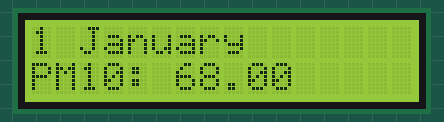
This sketch was run on a simulated ESP32. Shown: 16×2 character LCD. What the sketch prints to the serial monitor is not drawn.

Above: at 0.1 s.
At 4.3 s:
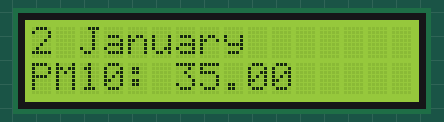
At 8.4 s:
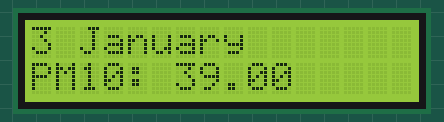
At 16.6 s:
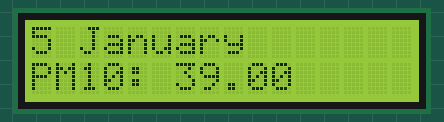
At 24.9 s:
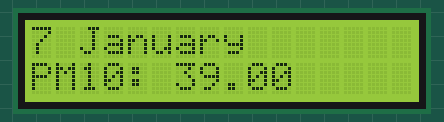
At 37.3 s:
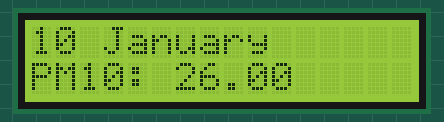

The sketch:

ESP32.ino
```cpp
#include <elapsedMillis.h>
#include <Adafruit_NeoPixel.h>

const int inputPin = 2; // Digital input pin on Receiver Arduino
const int resetPin = 3; // Digital input pin on Receiver Arduino

#define RXD2 16
#define TXD2 17

#define PIN        2 // On Trinket or Gemma, suggest changing this to 1
#define NUMPIXELS 118 // Popular NeoPixel ring size

#include <LiquidCrystal_I2C.h>
int lcdColumns = 16;
int lcdRows = 2;
LiquidCrystal_I2C lcd(0x27, lcdColumns, lcdRows);

Adafruit_NeoPixel strip(NUMPIXELS, PIN, NEO_GRB + NEO_KHZ800);

uint32_t colorArray[30] = {
  strip.Color(0, 255, 0),     // Green
  strip.Color(0, 255, 0),     // Green
  strip.Color(0, 150, 0),
  strip.Color(0, 50, 0),     // Green
  strip.Color(50, 50, 0),   // Yellow
  strip.Color(100, 100, 0),
  strip.Color(200, 200, 0),
  strip.Color(255, 200, 0),
  strip.Color(255, 165, 0),     // orange
  strip.Color(200, 0, 0), // red
  strip.Color(100, 0, 50) // violet
};

struct DayData {
  const char* date;
  float originalPM;
  float mappedPM;
};

DayData data[] = {
  {"1 January", 68.00, 5.00},
  {"2 January", 35.00, 3.00},
  {"3 January", 39.00, 3.00},
  {"4 January", 34.00, 3.00},
  {"5 January", 39.00, 3.00},
  {"6 January", 48.00, 4.00},
  {"7 January", 39.00, 3.00},
  {"8 January", 23.00, 2.00},
  {"9 January", 23.00, 2.00},
  {"10 January", 26.00, 2.00},
  {"11 January", 29.00, 2.00},
  {"12 January", 23.00, 2.00},
  {"13 January", 24.00, 2.00},
  {"14 January", 30.00, 2.00},
  {"15 January", 55.00, 4.00},
  {"16 January", 36.00, 3.00},
  {"17 January", 53.00, 4.00},
  {"18 January", 34.00, 3.00},
  {"19 January", 35.00, 3.00},
  {"20 January", 27.00, 2.00},
  {"21 January", 34.00, 3.00},
  {"22 January", 32.00, 2.00},
  {"23 January", 23.00, 2.00},
  {"24 January", 32.00, 2.00},
  {"25 January", 29.00, 2.00},
  {"26 January", 22.00, 2.00},
  {"27 January", 26.00, 2.00},
  {"28 January", 25.00, 2.00},
  {"29 January", 25.00, 2.00},
  {"30 January", 38.00, 3.00},
  {"31 January", 75.00, 6.00}
};

uint32_t currentColor = strip.Color(0, 0, 0);
String incoming;

void updateDisplay(const char* date, float pmValue, int colorStart, int colorEnd) {
  lcd.setCursor(0, 0);
  lcd.print(date);
  lcd.setCursor(0, 1);
  lcd.print("PM10: " + String(pmValue));
  fadeBetweenColors(colorStart, colorEnd, 1000);
  delay(3000);
  lcd.clear();
}

void setup() {
  Serial.begin(115200);
  Serial.println("Started the receiver (black board");
  Serial2.begin(9600, SERIAL_8N1, RXD2, TXD2);
  // initialize LCD
  lcd.init();
  // turn on LCD backlight
  lcd.backlight();
}

int counter = 0;

void loop() {

  counter += 1;

  if (counter == 31) {
    counter = 1;
  }

  int dataSize = sizeof(data) / sizeof(data[0]);

  if (counter >= 1 && counter <= sizeof(data) + 1) {
    Serial.print("next received: ");
    Serial.println(counter);

    int previousIndex = counter - 2; // Previous day index
    int currentIndex = counter - 1;  // Current day index

    // Check if the previous index is smaller than 0
    if (previousIndex < 0) {
      previousIndex = dataSize - 1; // Wrap around to the last index
    }

    int previousMappedIndex = round(data[previousIndex].mappedPM);
    int currentMappedIndex = round(data[currentIndex].mappedPM);

    updateDisplay(data[currentIndex].date, data[currentIndex].originalPM,
                  colorArray[previousMappedIndex], colorArray[currentMappedIndex]);
  }

//  if (Serial2.available() >= 1) {
//    //Serial.print(char(Serial2.read()));
//    incoming = Serial2.readStringUntil('\n');
//    Serial.println(incoming);
//
//    if (incoming == "reset") {
//      Serial.println("reset received");
//      lcd.setCursor(0, 0);
//      // print message
//      lcd.print("reset received");
//      delay(1000);
//      // clears the display to print new message
//      lcd.clear();
//    } else {
////      fadeBetweenColors(colorArray[incoming.toInt() - 1], colorArray[incoming.toInt()], 1000);
//      for (int i = 0; i < strip.numPixels(); i++) {
//        strip.setPixelColor(i, colorArray[incoming.toInt()]);
//      }
//      Serial.print("next received: ");
//      Serial.println(incoming.toInt());
//      lcd.setCursor(0, 0);
//      // print message
//      lcd.print(incoming.toInt());
//      delay(1000);
//      strip.show();
//      // clears the display to print new message
//      lcd.clear();
//    }
//  }


  delay(100); // Delay for 100 milliseconds between readings
}

void fadeBetweenColors(uint32_t colorFrom, uint32_t colorTo, uint32_t duration) {
  uint32_t startTime = millis();
  while (millis() - startTime <= duration) {
    float progress = (float)(millis() - startTime) / (float)duration; // Calculate fade progress (0.0 to 1.0)

    // Interpolate color components
    uint8_t r = ((uint8_t)((1.0 - progress) * ((colorFrom >> 16) & 0xFF) + progress * ((colorTo >> 16) & 0xFF)));
    uint8_t g = ((uint8_t)((1.0 - progress) * ((colorFrom >> 8) & 0xFF) + progress * ((colorTo >> 8) & 0xFF)));
    uint8_t b = ((uint8_t)((1.0 - progress) * (colorFrom & 0xFF) + progress * (colorTo & 0xFF)));

    // Set each pixel to the interpolated color
    for (int i = 0; i < strip.numPixels(); i++) {
      strip.setPixelColor(i, strip.Color(r, g, b));
    }

    strip.show(); // Update NeoPixel strip with interpolated color
  }
}
```

Measured:
- what the display in image 1 shows lasts 4.0 s, from 4.2 s to 8.2 s
